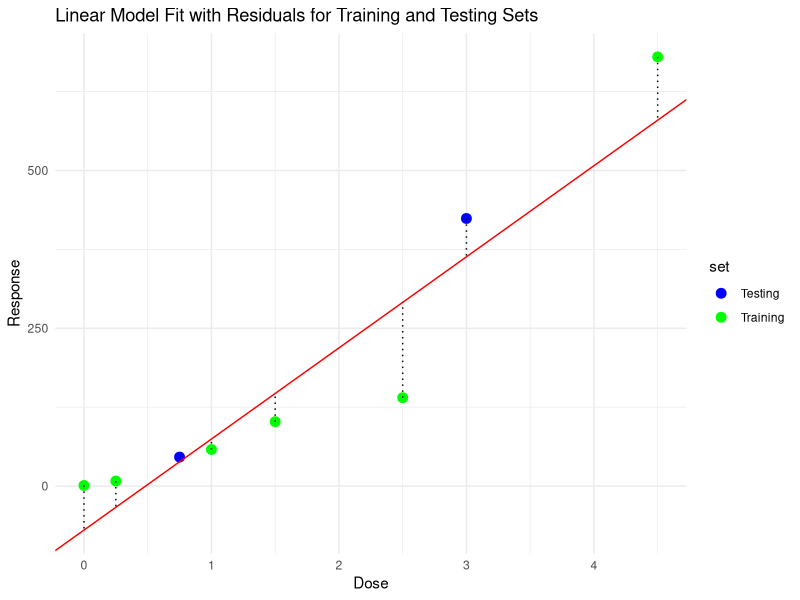

Write the R code that produced this figure.
library(ggplot2)


data <- data.frame(
  Dose = c(0.00, 0.25, 0.75, 1.00, 1.50, 2.50, 3.00, 4.50),
  Response = c(1, 8, 46, 58, 102, 140, 424, 680)
)

# Manually select the 3rd and 7th data points for the testing set
test_indices <- c(3, 7)
train_indices <- setdiff(1:nrow(data), test_indices)  # All other points are training

# Split data into training and testing sets
train_set <- data[train_indices, ]
test_set <- data[test_indices, ]

# Fit a linear model to the training data
model <- lm(Response ~ Dose, data = train_set)

# Get the fitted values 
train_set$predicted <- predict(model, newdata = train_set)

# Get predictions for the testing set 
test_set$predicted <- predict(model, newdata = test_set)

# Calculate residuals for both training and testing sets
train_set$residuals <- train_set$Response - train_set$predicted
test_set$residuals <- test_set$Response - test_set$predicted

# Combine the training and testing sets for plotting
combined_data <- rbind(
  cbind(train_set, set = "Training"),
  cbind(test_set, set = "Testing")
)

# Create the plot with residuals 
plot<-ggplot(combined_data, aes(x = Dose, y = Response, color = set)) +
  geom_point(size = 3) +  
  geom_abline(intercept = coef(model)[1], slope = coef(model)[2], linetype = "solid", color = "red") + 
  geom_segment(aes(xend = Dose, yend = predicted), linetype = "dotted", color = "black") +  # Residuals as dotted lines
  theme_minimal() +
  labs(title = "Linear Model Fit with Residuals for Training and Testing Sets", 
       x = "Dose", 
       y = "Response") +
  scale_color_manual(values = c("blue", "green"))
ggsave("linear_model_residuals_plot.pdf", plot = plot, width = 6, height = 4, dpi = 300)
